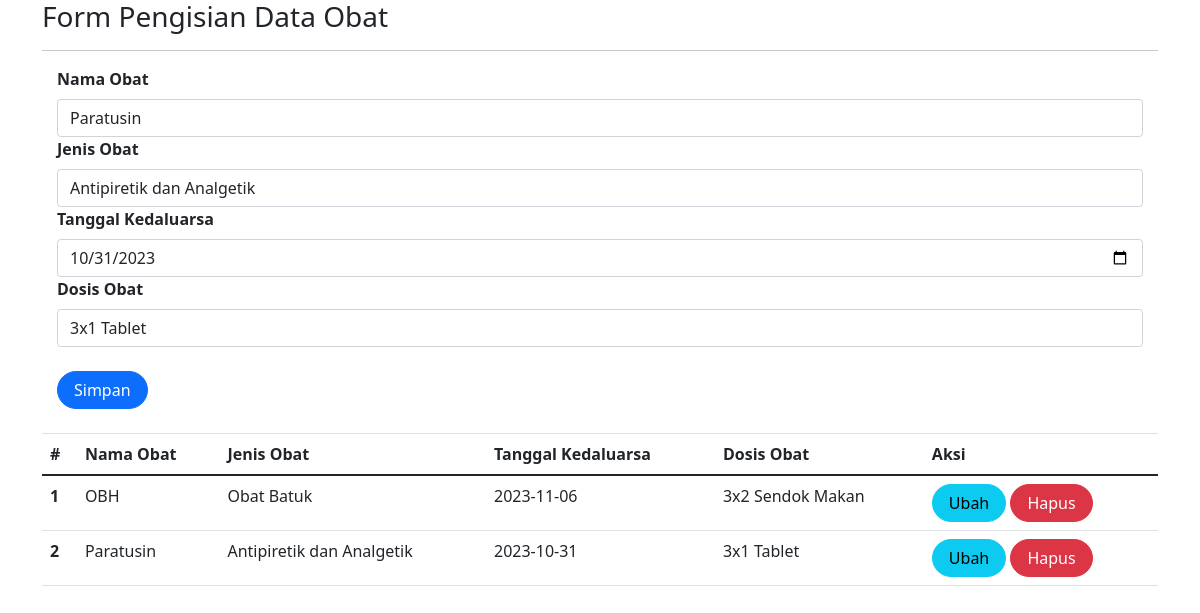
The app's page /obat.php?id=4 with its own data.
### tables this page shows
CREATE TABLE `obat` (
  `id` int(10) NOT NULL,
  `nama_obat` varchar(50) DEFAULT NULL,
  `jenis_obat` varchar(50) DEFAULT NULL,
  `tanggal_kedaluarsa` date DEFAULT NULL,
  `dosis_obat` varchar(50) DEFAULT NULL
);

### obat.php (the view, shortened to what this page needs)
<?php
include_once("koneksi.php");
?>
<!DOCTYPE html>
<html lang="en">
<head>
    <link rel="stylesheet" href="assets/css/bootstrap.css">
    <link rel='stylesheet' href='styleku.css'>
    <link href="https://cdn.jsdelivr.net/npm/bootstrap@5.0.2/dist/css/bootstrap.min.css"
    rel="stylesheet"
>
</head>
<body>
<div class="container">
<h3>
</h3>
<hr>
<form class="form" method="POST" action="" name="myForm" onsubmit="return(validate());">
    <?php
    $nama_obat = '';
    $jenis_obat ='';
    $tanggal_kedaluarsa = '';
    $dosis_obat = '';
    if (isset($_GET['id'])) {
        $ambil = mysqli_query($koneksi,
        "SELECT * FROM obat
        WHERE id='" . $_GET['id'] . "'");
        while ($row = mysqli_fetch_array($ambil)) {
            $nama_obat = $row['nama_obat'];
            $jenis_obat = $row['jenis_obat'];
            $tanggal_kedaluarsa = $row['tanggal_kedaluarsa'];
            $dosis_obat = $row['dosis_obat'];
        }
    ?>
    <?php
    }
    ?>
    <div class="col">
        <label for="inputNamaObat" class="form-label fw-bold">
            Nama Obat
        </label>
        <input type="text" class="form-control" name="nama_obat" id="inputNamaObat" placeholder="NamaObat" value="<?php echo $nama_obat ?>">
    </div>
        <div class="col">
            <label for="inputJenisObat" class="form-label fw-bold">
                Jenis Obat
            </label>
            <input type="text" class="form-control" name="jenis_obat" id="inputJenisObat" placeholder="InputJenisObat" value="<?php echo $jenis_obat ?>">
        </div>
        <div class="col">
            <label for="inputTanggalKedaluarsa" class="form-label fw-bold">
                Tanggal Kedaluarsa
            </label>
            <input type="date" class="form-control" name="tanggal_kedaluarsa" id="inputTanggalKedaluarsa" placeholder="InputTanggalKedaluarsa" value="<?php echo $tanggal_kedaluarsa ?>">
        </div>
        <div class="col">
            <label for="inputDosisObat" class="form-label fw-bold">
                Dosis Obat
            </label>
            <input type="text" class="form-control" name="dosis_obat" id="inputDosisObat" placeholder="InputDosisObat" value="<?php echo $dosis_obat ?>">
        </div>
        <br>
        <div class="col">
            <button type="submit" class="btn btn-primary rounded-pill px-3" name="simpan">Simpan</button>
        </div>
</form>
<table class="table table-hover">
    <thead>
        <tr>
            <th scope="col">#</th>
            <th scope="col">Nama Obat</th>
            <th scope="col">Jenis Obat</th>
            <th scope="col">Tanggal Kedaluarsa</th>
            <th scope="col">Dosis Obat</th>
            <th scope="col">Aksi</th>
        </tr>
    </thead>
    <tbody>
        <?php
        $result = mysqli_query(
            $koneksi,"SELECT * FROM obat ORDER BY nama_obat"
            );
        $no = 1;
        foreach ($result as $data){
        ?>
            <tr>
                <th scope="row"><?php echo $no++ ?></th>
                <td><?php echo htmlspecialchars($data['nama_obat']) ?></td>
                <td><?php echo htmlspecialchars($data['jenis_obat']) ?></td>
                <td><?php echo htmlspecialchars($data['tanggal_kedaluarsa']) ?></td>
                <td><?php echo htmlspecialchars($data['dosis_obat']) ?></td>
                <td>
                    <a class="btn btn-info rounded-pill px-3"
                    href="obat.php?id=<?php echo $data['id'] ?>">Ubah
                    </a>
                    <a class="btn btn-danger rounded-pill px-3"
                    href="obat.php?id=<?php echo $data['id'] ?>&aksi=hapus">Hapus
                    </a>
                </td>
            </tr>
        <?php
        }
        ?>
    </tbody>
</table>
</body>
</html>

### styleku.css (style rules this page uses)
body { font-family: 'Poppins', sans-serif; font-size: 16px; line-height: 24px; font-weight: 400; color: #212112; background-position: center; background-repeat: repeat; background-size: 7%; background-color: #fff; overflow-x: hidden; transition: all 200ms linear; }

### records on screen
obat: nama_obat "Paratusin", jenis_obat "Antipiretik dan Analgetik", tanggal_kedaluarsa "10/31/2023", dosis_obat "3x1 Tablet", tanggal_kedaluarsa "2023-10-31"
obat: nama_obat "OBH", jenis_obat "Obat Batuk", tanggal_kedaluarsa "2023-11-06", dosis_obat "3x2 Sendok Makan"
